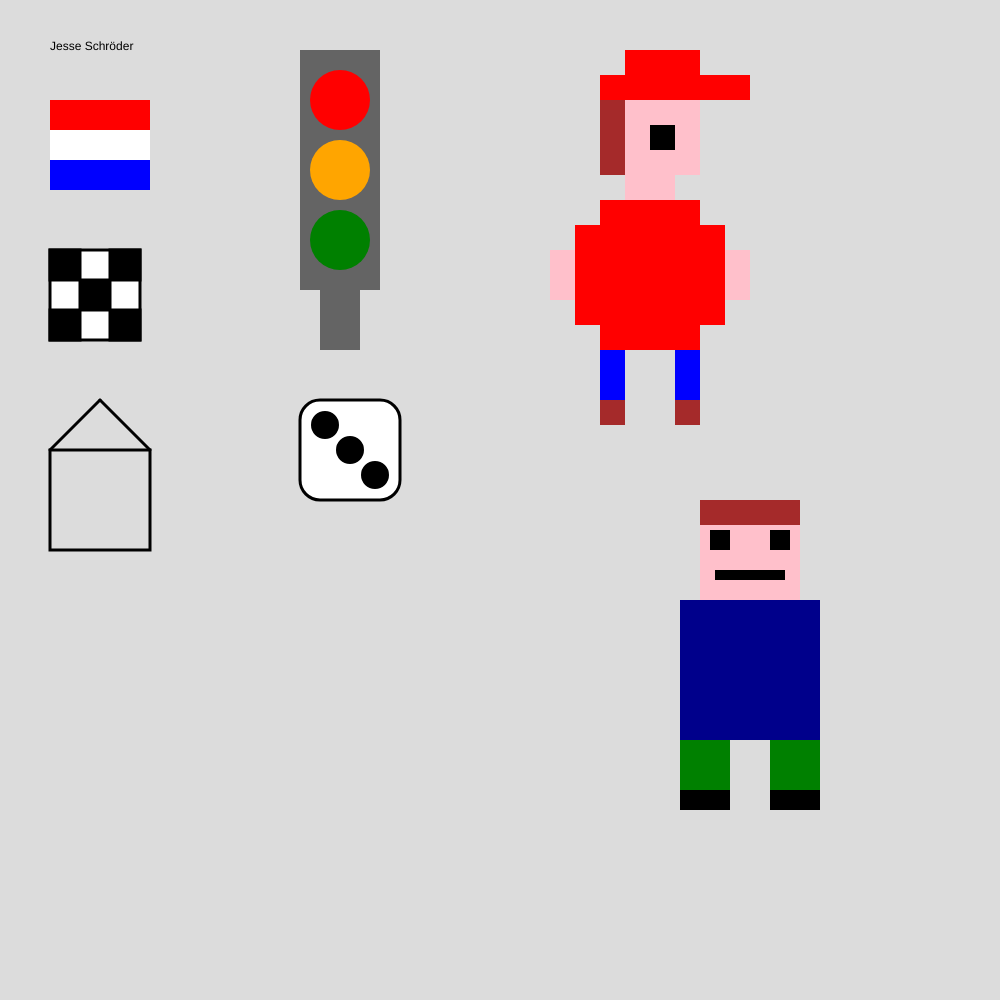
Frame 1 (no input)
Frame 60 (no input): identical to frame 1, image omitted
Frame 120 (the mouse pressed at the canvas centre since frame 60): identical to frame 1, image omitted

The p5.js sketch that drew this single still picture (run headless with seeded random() and noise() and a simulated clock; from frame 60 on, the mouse is pressed at the canvas centre):

// p5.js sketch
// ── sketch.js
function setup() {
  createCanvas(1000, 1000);
}

function draw() {
  //Mijn volledige naam
  background(220);
  fill("black")
  text("Jesse Schröder", 50, 50);

  //Nederlandse vlag
  strokeWeight(0)
  fill("red")
  rect(50,100,100,30)
  fill("white")
  rect(50,130,100,30)
  fill("blue")
  rect(50,160,100,30)


  //Schaakbord
  strokeWeight(3)
  fill("white")
  rect(50,250,90,90)
  fill("black")
  rect(50,250,30,30)
  fill("black")
  rect(80,280,30,30)
  fill("black")
  rect(110,310,30,30)
  fill("black")
  rect(50,310,30,30)
  fill("black")
  rect(110,250,30,30)

  //Transparant huis
  fill(220)
  rect(50,450,100,100)
  line(50,450,100,400)
  line(150,450,100,400)

  //Verkeerslicht
  strokeWeight(0)
  fill(100)
  rect(300,50,80,240)
  rect(320,250,40,100)
  fill("red")
  circle(340,100,60)
  fill("orange")
  circle(340,170,60)
  fill("green")
  circle(340,240,60)

  //Dobbelsteen
  strokeWeight(3)
  fill("white")
  square(300,400,100,20)
  fill("black")
  circle(350,450,25)
  circle(375,475,25)
  circle(325,425,25)

  //Mario
  strokeWeight(0)
  fill("brown")
  square(600,100,25)
  square(600,150,25)
  square(600,125,25)
  square(600,400,25)
  square(675,400,25)
  fill("pink")
  square(625,100,25)
  fill("red")
  square(600,75,25)
  square(625,75,25)
  square(650,75,25)
  square(675,75,25)
  square(700,75,25)
  square(725,75,25)
  square(675,50,25)
  square(650,50,25)
  square(625,50,25)
  fill("pink")
  square(650,100,25)
  square(675,100,25)
  square(675,125,25)
  square(675,150,25)
  square(650,150,25)
  square(625,150,25)
  square(625,125,25)
  square(650,175,25)
  square(625,175,25)
  fill("black")
  square(650,125,25)
  fill("red")
  square(675,200,25)
  square(650,200,25)
  square(625,200,25)
  square(600,200,25)
  square(700,225,25)
  square(575,225,25)
  square(575,250,25)
  square(575,275,25)
  square(575,300,25)
  square(600,325,25)
  square(625,325,25)
  square(650,325,25)
  square(675,325,25)
  square(700,300,25)
  square(700,275,25)
  square(700,250,25)
  fill("blue")
  square(675,350,25)
  square(675,375,25)
  square(600,350,25)
  square(600,375,25)
  fill("pink")
  square(550,250,25)
  square(550,275,25)
  square(725,250,25)
  square(725,275,25)

  //square als binnenkant van de buik
  fill("red")
  square(600,225,100)

  //Ander game karakter namelijk minecraft mens
  fill("pink")
  square(700,500,100)
  
  fill("brown")
  rect(700,500,100,25)
  fill("black")
  square(710,530,20)
  square(770,530,20)
  rect(715,570,70,10)
  square(680,760,50)
  square(770,760,50)

  fill("darkblue")
  square(680,600,140)

  fill("green")
  square(680,740,50)
  square(770,740,50)
}
